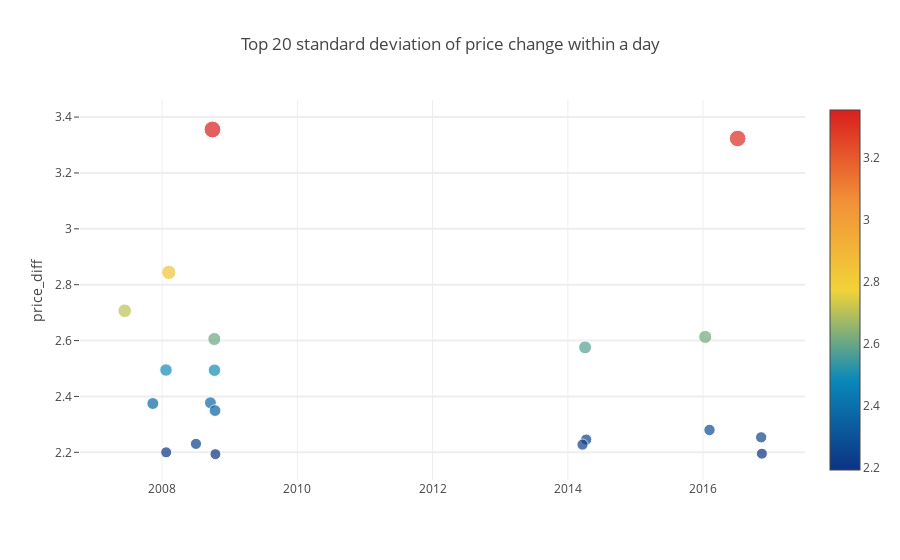

Notebook source saved alongside this figure:
### Code cell
#Look after fixing
#
market['price_diff'] = market['close'] - market['open']
grouped = market.groupby(['time']).agg({'price_diff': ['std', 'min']}).reset_index()
g = grouped.sort_values(('price_diff', 'std'), ascending=False)[:20]
g['min_text'] = 'Maximum price drop: ' + (-1 * np.round(g['price_diff']['min'], 2)).astype(str)
trace = go.Scatter(
    x = g['time'].dt.strftime(date_format='%Y-%m-%d').values,
    y = g['price_diff']['std'].values,
    mode='markers',
    marker=dict(
        size = g['price_diff']['std'].values * 5,
        color = g['price_diff']['std'].values,
        colorscale='Portland',
        showscale=True
    ),
    text = g['min_text'].values
)
data = [trace]

layout= go.Layout(
    autosize= True,
    title= 'Top 20 standard deviation of price change within a day',
    hovermode= 'closest',
    yaxis=dict(
        title= 'price_diff',
        ticklen= 5,
        gridwidth= 2,
    ),
    showlegend= False
)
fig = go.Figure(data=data, layout=layout)
py.iplot(fig,filename='scatter2010')

### Figure 1 — Plotly figure (JSON) as saved in the notebook; plotly's stock layout.template omitted (floating-point values rounded to 4 significant figures)
{"data": [{"marker": {"color": [3.356, 3.323, 2.844, 2.707, 2.613, 2.606, 2.576, 2.495, 2.494, 2.377, 2.375, 2.349, 2.28, 2.254, 2.246, 2.23, 2.228, 2.2, 2.195, 2.193], "colorscale": "Portland", "showscale": true, "size": [16.78, 16.62, 14.22, 13.53, 13.07, 13.03, 12.88, 12.47, 12.47, 11.89, 11.87, 11.75, 11.4, 11.27, 11.23, 11.15, 11.14, 11.0, 10.98, 10.97]}, "mode": "markers", "text": ["Maximum price drop: 77.52", "Maximum price drop: 49.34", "Maximum price drop: 98.24", "Maximum price drop: 74.42", "Maximum price drop: 57.09", "Maximum price drop: 63.49", "Maximum price drop: 67.27", "Maximum price drop: 4.11", "Maximum price drop: 6.23", "Maximum price drop: 8.46", "Maximum price drop: 44.13", "Maximum price drop: 8.63", "Maximum price drop: 47.55", "Maximum price drop: 36.43", "Maximum price drop: 54.42", "Maximum price drop: 30.15", "Maximum price drop: 48.15", "Maximum price drop: 10.75", "Maximum price drop: 51.28", "Maximum price drop: 28.16"], "x": ["2008-09-29", "2016-07-06", "2008-02-06", "2007-06-13", "2016-01-13", "2008-10-09", "2014-04-04", "2008-01-22", "2008-10-10", "2008-09-18", "2007-11-12", "2008-10-13", "2016-02-05", "2016-11-10", "2014-04-10", "2008-07-02", "2014-03-21", "2008-01-23", "2016-11-14", "2008-10-15"], "y": [3.356, 3.323, 2.844, 2.707, 2.613, 2.606, 2.576, 2.495, 2.494, 2.377, 2.375, 2.349, 2.28, 2.254, 2.246, 2.23, 2.228, 2.2, 2.195, 2.193], "type": "scatter", "uid": "8db9bec0-51c1-4aef-8a71-9232512a1094"}], "layout": {"autosize": true, "hovermode": "closest", "showlegend": false, "title": "Top 20 standard deviation of price change within a day", "yaxis": {"gridwidth": 2, "ticklen": 5, "title": "price_diff"}}}
